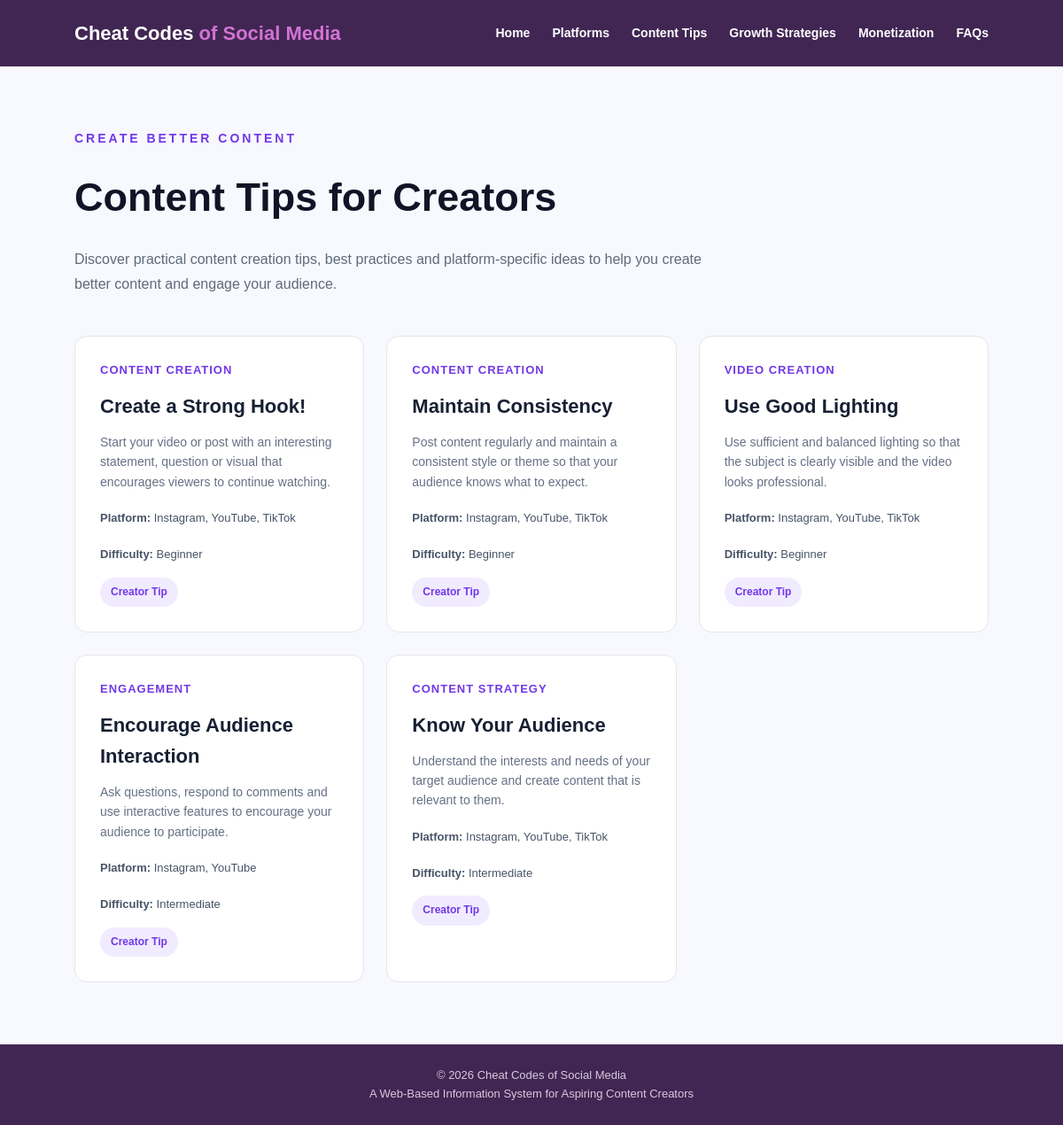
/pages/creator_tips.php, run on the app's committed database.
### tables this page shows
CREATE TABLE `creator_tips` (
  `tip_id` int(11) NOT NULL,
  `category` varchar(100) NOT NULL,
  `title` varchar(150) NOT NULL,
  `description` text NOT NULL,
  `platform` varchar(100) NOT NULL,
  `difficulty_level` varchar(50) NOT NULL,
  `source` varchar(255) NOT NULL,
  `last_updated` date NOT NULL
);

### pages/creator_tips.php (the view, shortened to what this page needs)
<?php
require_once "../config/database.php";
$sql = "SELECT * FROM creator_tips ORDER BY tip_id";
$result = mysqli_query($conn, $sql);
?>
<!DOCTYPE html>
<html lang="en">
<head>
    <link rel="stylesheet" href="../css/style.css">
</head>
<body>
    <header class="navbar">
        <div class="logo">
            Cheat Codes <span>of Social Media</span>
        </div>
        <nav class="nav-links">
            <a href="../index.php">Home</a>
            <a href="platforms.php">Platforms</a>
            <a href="creator_tips.php">Content Tips</a>
            <a href="growth_strategies.php">Growth Strategies</a>
            <a href="monetization.php">Monetization</a>
            <a href="faqs.php">FAQs</a>
        </nav>
    </header>
    <main class="tips-page">
        <div class="tips-intro">
            <div class="eyebrow">
                CREATE BETTER CONTENT
            </div>
            <h1>
                Content Tips for Creators
            </h1>
            <p>
                Discover practical content creation tips, best practices
                and platform-specific ideas to help you create better
                content and engage your audience.
            </p>
        </div>
        <div class="tips-grid">
            <?php while ($row = mysqli_fetch_assoc($result)) { ?>
                <div class="tip-card">
                    <div class="tip-category">
                        <?php echo htmlspecialchars($row['category']); ?>
                    </div>
                    <h2>
                        <?php echo htmlspecialchars($row['title']); ?>
                    </h2>
                    <p>
                        <?php echo htmlspecialchars($row['description']); ?>
                    </p>
                    <div class="tip-info">
                        <strong>Platform:</strong>
                        <?php echo htmlspecialchars($row['platform']); ?>
                    </div>
                    <div class="tip-info">
                        <strong>Difficulty:</strong>
                        <?php echo htmlspecialchars($row['difficulty_level']); ?>
                    </div>
                    <span class="tip-tag">
                        Creator Tip
                    </span>
                </div>
            <?php } ?>
        </div>
    </main>
    <footer>
        <p>
            © 2026 Cheat Codes of Social Media
        </p>
        <p>
            A Web-Based Information System for Aspiring Content Creators
        </p>
    </footer>
</body>
</html>

### css/style.css (style rules this page uses)
* { margin: 0; padding: 0; box-sizing: border-box; }
body { font-family: Arial, sans-serif; background: #ffffff; color: #412653; line-height: 1.6; }
.navbar { height: 75px; background: #412653; display: flex; align-items: center; justify-content: space-between; padding: 0 7%; box-shadow: 0 3px 15px rgba(65, 38, 83, 0.18); }
.logo { font-size: 22px; font-weight: bold; color: #ffffff; }
.logo span { color: #D174D2; }
.nav-links { display: flex; gap: 25px; }
.nav-links a { text-decoration: none; color: #ffffff; font-size: 14px; font-weight: 600; transition: 0.2s; }
footer { text-align: center; padding: 25px; background: #412653; color: #d9c9dd; font-size: 13px; }

### pages/creator_tips.php (style rules this page uses)
.tips-page { padding: 70px 7%; background: #f8f8ff; min-height: 80vh; }
.tips-intro { max-width: 750px; margin-bottom: 45px; }
.tips-intro .eyebrow { color: #7138e8; font-weight: bold; letter-spacing: 3px; font-size: 14px; }
.tips-intro h1 { font-size: 45px; margin: 20px 0; color: #101426; }
.tips-intro p { color: #5f6b7a; line-height: 1.7; }
.tips-grid { display: grid; grid-template-columns: repeat(3, 1fr); gap: 25px; }
.tip-card { background: white; border: 1px solid #e5e5eb; border-radius: 14px; padding: 28px; transition: 0.3s; }
.tip-category { color: #7138e8; font-size: 13px; font-weight: bold; text-transform: uppercase; letter-spacing: 1px; }
.tip-card h2 { margin: 12px 0; color: #172033; font-size: 22px; }
.tip-card p { color: #667085; line-height: 1.6; font-size: 14px; }
.tip-info { margin-top: 20px; font-size: 13px; color: #475467; }
.tip-tag { display: inline-block; margin-top: 15px; padding: 7px 12px; border-radius: 20px; background: #f1ebff; color: #7138e8; font-size: 12px; font-weight: bold; }

### data on the page
creator_tips: category "CONTENT CREATION", title "Create a Strong Hook!", description "Start your video or post with an interesting statement, question or visual that encourages viewers to continue watching.", platform "Instagram, YouTube, TikTok", difficulty_level "Beginner"
creator_tips: category "CONTENT CREATION", title "Maintain Consistency", description "Post content regularly and maintain a consistent style or theme so that your audience knows what to expect.", platform "Instagram, YouTube, TikTok", difficulty_level "Beginner"
creator_tips: category "VIDEO CREATION", title "Use Good Lighting", description "Use sufficient and balanced lighting so that the subject is clearly visible and the video looks professional.", platform "Instagram, YouTube, TikTok", difficulty_level "Beginner"
creator_tips: category "ENGAGEMENT", title "Encourage Audience Interaction", description "Ask questions, respond to comments and use interactive features to encourage your audience to participate.", platform "Instagram, YouTube", difficulty_level "Intermediate"
creator_tips: category "CONTENT STRATEGY", title "Know Your Audience", description "Understand the interests and needs of your target audience and create content that is relevant to them.", platform "Instagram, YouTube, TikTok", difficulty_level "Intermediate"
